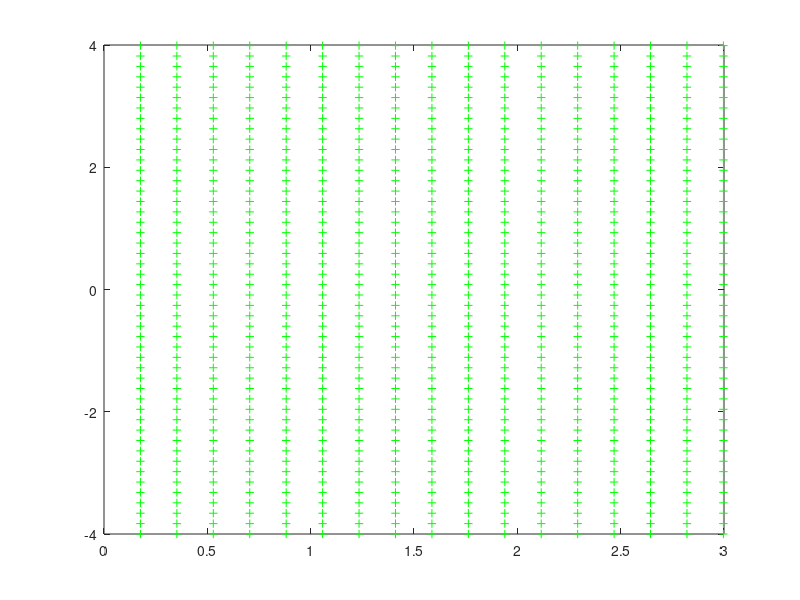

Here is the MATLAB script that generated this plot:
function [x_camera, y_camera] = camera()

% Variables for the camera
N = 4;
b = 8;

% X range
range_1_x = 0.5*ones(1, b + 10*N); range_2_x = 1*ones(1, b + 10*N); range_3_x = 1.5*ones(1, b + 10*N);
range_4_x = 2*ones(1, b + 10*N); range_5_x = 2.5*ones(1, b + 10*N); range_6_x = 3*ones(1, b + 10*N);  
range_7_x = 3.5*ones(1, b + 10*N); range_8_x = 4*ones(1, b + 10*N);  range_9_x = 4.5*ones(1, b + 10*N); 
range_10_x = 5*ones(1, b + 10*N);
range_11_x = 5.5*ones(1, b + 10*N);
range_12_x = 6*ones(1, b + 10*N); range_13_x = 6.5*ones(1, b + 10*N);range_14_x = 7*ones(1, b + 10*N);
range_15_x = 7.5*ones(1, b + 10*N);range_16_x = 8*ones(1, b + 10*N);range_17_x = 8.5*ones(1, b + 10*N);

% Y range
range_11_y = (-4:0.17:4);


x_camera = [range_1_x range_2_x range_3_x range_4_x range_5_x range_6_x range_7_x range_8_x ...
           range_9_x range_10_x range_11_x range_12_x range_13_x range_14_x  range_15_x...
           range_16_x range_17_x]*0.5/0.25*0.1763;
       
y_camera = [range_11_y range_11_y range_11_y range_11_y range_11_y range_11_y range_11_y range_11_y  ...
           range_11_y range_11_y range_11_y range_11_y range_11_y range_11_y range_11_y range_11_y ...
           range_11_y ];

figure();
plot(x_camera,y_camera,'g+');

end